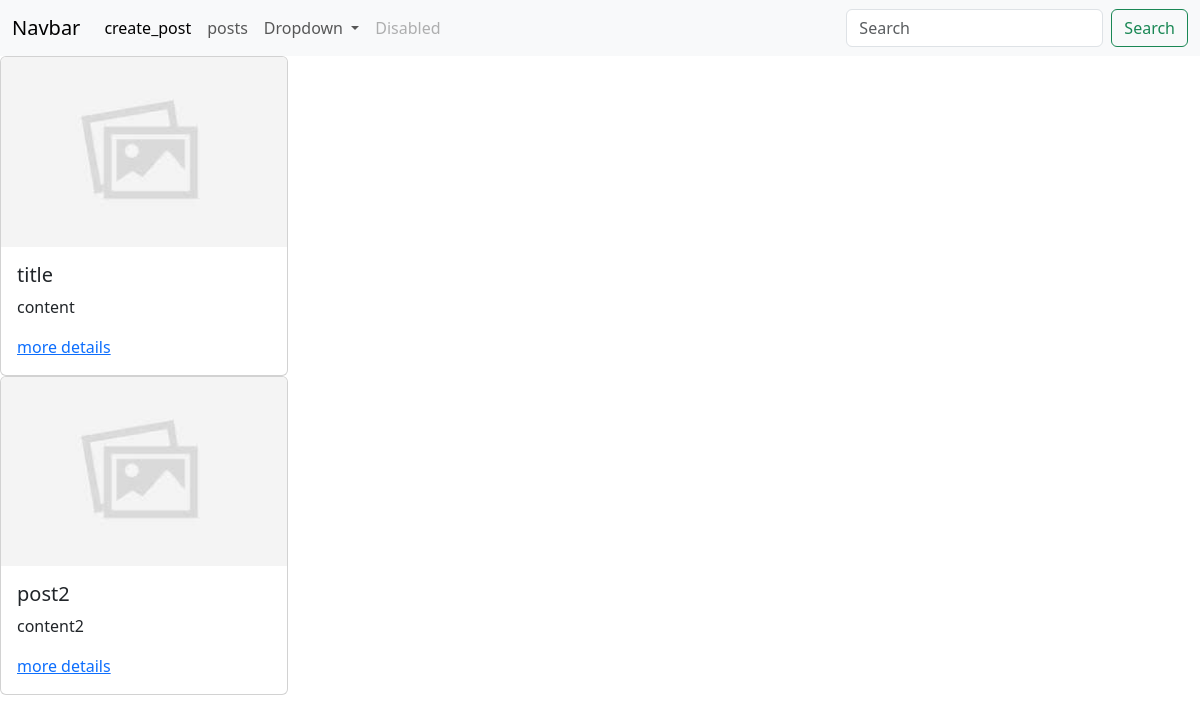
The page /list_view/ on the database as committed earlier.
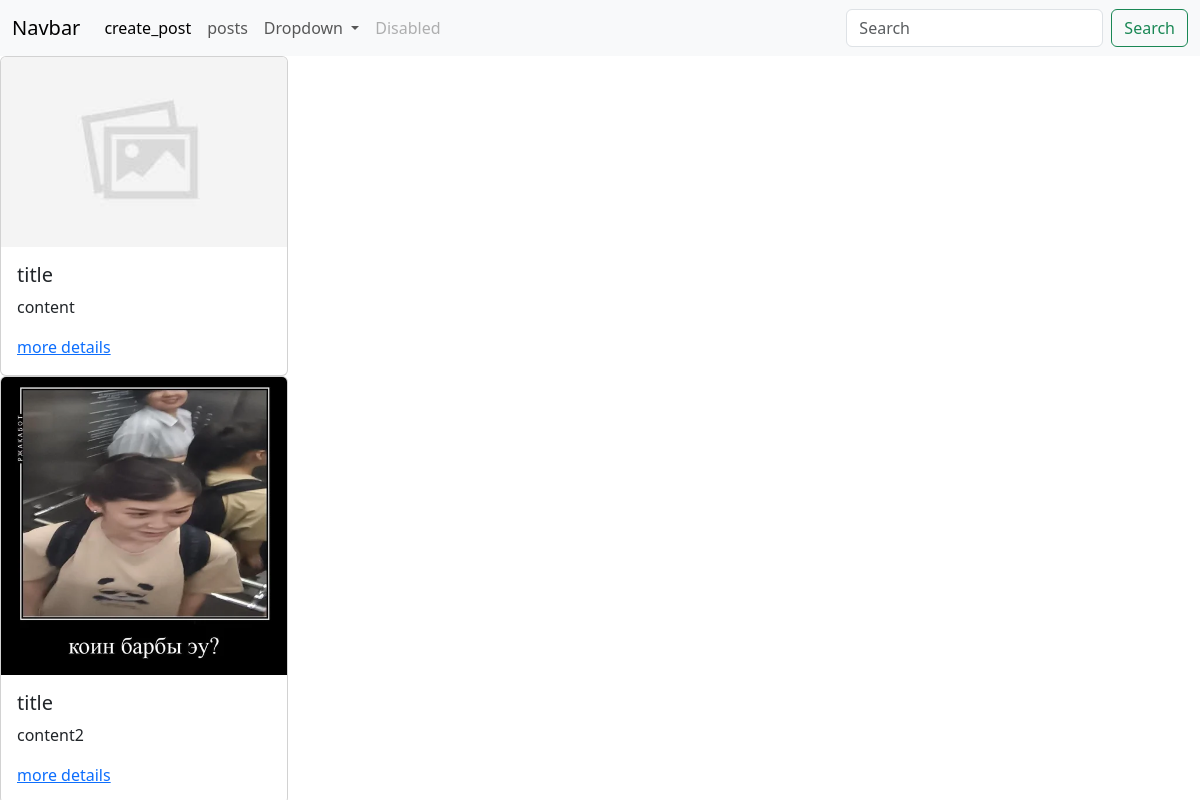
The same page on the database as committed later.
### posts/models.py (models this page shows, shortened)
class Post(models.Model):
    category = models.ForeignKey(Category, models.CASCADE, null=True, blank=True)
    tag = models.ManyToManyField(Tag, blank=True, null=True)
    title = models.CharField(max_length=100)
    content = models.CharField(max_length=100)
    rate = models.CharField(max_length=100, null=True,blank=True)
    create_at = models.DateField(auto_now_add=True)
    update_at = models.DateField(auto_now=True)
    image = models.ImageField(null=True, blank=True)

### posts/views.py (the view)
# urls.py: path("list_view/", list_view),
def list_view(request):
    posts = Post.objects.all()
    return render(request, "posts/post_list.html", context={"posts" : posts})

### posts/templates/posts/post_list.html
{% extends 'main.html' %}
{% block content %}
{% for post in posts %}
<div class="card" style="width: 18rem;">
  {% if post.image %}
    <img src='{{post.image.url}}' class="card-img-top" alt="...">
    {% else %}
    <img src="/static/place_holder.jpg" class="card-img-top" alt="...">
    {% endif %}
    <div class="card-body">
      <h5 class="card-title">{{post.title}}</h5>
      <p class="card-text">{{post.content}}</p>
      <a href="/post_detail/{{post.id}}/" class="card-link">more details</a>
    </div>
  </div>
{% endfor %}
{% endblock %}

### posts/templates/main.html (shortened to what this page needs)
<!DOCTYPE html>
<html lang="en">
<head>
    <link rel="stylesheet" href="https://cdn.jsdelivr.net/npm/bootstrap@5.3.3/dist/css/bootstrap.min.css">
</head>
<body>
    <nav class="navbar navbar-expand-lg bg-body-tertiary">
        <div class="container-fluid">
          <a class="navbar-brand" href="/">Navbar</a>
          <div class="collapse navbar-collapse" id="navbarSupportedContent">
            <ul class="navbar-nav me-auto mb-2 mb-lg-0">
              <li class="nav-item">
                <a class="nav-link active" aria-current="page" href="/create_post/">create_post</a>
              </li>
              <li class="nav-item">
                <a class="nav-link" href="/list_view/">posts</a>
              </li>
              <li class="nav-item dropdown">
                <a class="nav-link dropdown-toggle" href="#" role="button" data-bs-toggle="dropdown" aria-expanded="false">
                  Dropdown
                </a>
              </li>
              <li class="nav-item">
                <a class="nav-link disabled" aria-disabled="true">Disabled</a>
              </li>
            </ul>
            <form class="d-flex" role="search">
              <input class="form-control me-2" type="search" placeholder="Search" aria-label="Search">
              <button class="btn btn-outline-success" type="submit">Search</button>
            </form>
          </div>
        </div>
      </nav>
    {%block content%}
    {%endblock%}
</body>
</html>

Rows that differ between the two databases and show on the page:
removed Post: title "post2", content "content2"
added Post: image (picture), title "title", content "content2"
